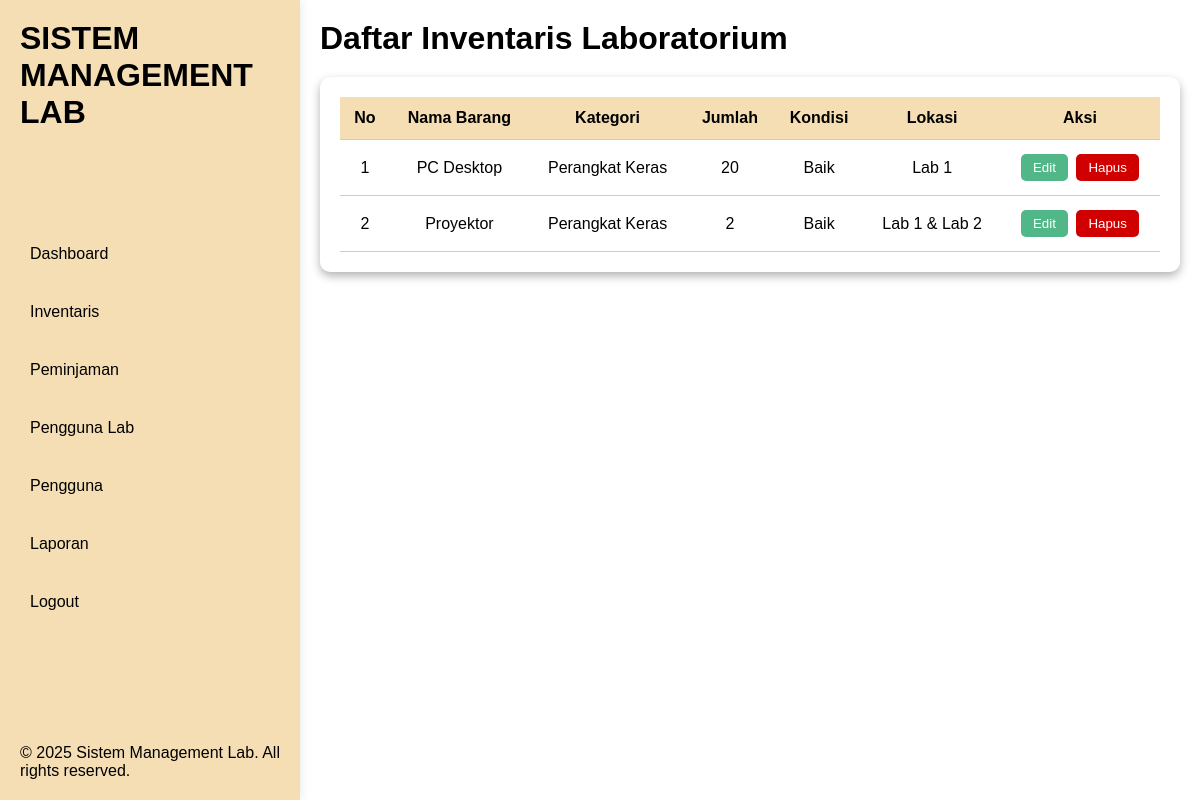
Page /php/inventaris.php on the committed database.
### tables this page shows
CREATE TABLE `inventaris` (
  `id` int(11) NOT NULL,
  `barang` varchar(100) NOT NULL,
  `kategori` varchar(100) NOT NULL,
  `jumlah` int(100) NOT NULL,
  `kondisi` varchar(100) NOT NULL,
  `lokasi` varchar(100) NOT NULL
);

### php/inventaris.php (the view, shortened to what this page needs)
<?php
    include "koneksi.php";
    $no = 1;
    $query = mysqli_query($koneksi, "SELECT * FROM inventaris ORDER BY id DESC");
?>
<!DOCTYPE html>
<html lang="id">
<head>
    <link rel="stylesheet" href="../css/inventaris.css">
</head>
<body>
    <?php include "sidebar.php"; ?>
    <div class="container">
        <header>
            <h1>Daftar Inventaris Laboratorium</h1>
        </header>
        <div class="inventaris-container">
            <table>
                <thead>
                    <tr>
                        <th>No</th>
                        <th>Nama Barang</th>
                        <th>Kategori</th>
                        <th>Jumlah</th>
                        <th>Kondisi</th>
                        <th>Lokasi</th>
                        <th>Aksi</th>
                    </tr>
                </thead>
                <tbody>
                    <?php while($data = mysqli_fetch_array($query)) { ?>
                    <tr>
                        <td><?= $no++ ; ?></td>
                        <td><?= $data['barang']; ?></td>
                        <td><?= $data['kategori']; ?></td>
                        <td><?= $data['jumlah']; ?></td>
                        <td><?= $data['kondisi']; ?></td>
                        <td><?= $data['lokasi']; ?></td>
                        <td>
                            <button class="edit">Edit</button>
                            <button class="delete">Hapus</button>
                        </td>
                    </tr>
                    <?php } ?>
                </tbody>
            </table>
        </div>
    </div>
</body>
</html>

### css/inventaris.css (style rules this page uses)
body { font-family: 'Segoe UI', Tahoma, Geneva, Verdana, sans-serif; margin: 0; padding: 0; }
.container { margin: 20px 20px 20px 320px; }
header h1 { color: black; margin-bottom: 20px; }
.inventaris-container { background-color: #ffffff; padding: 20px; border-radius: 10px; box-shadow: 0 4px 10px rgba(0,0,0,0.3); }
table { width: 100%; border-collapse: collapse; }
th, td { padding: 12px; border-bottom: 1px solid #ccc; text-align: center; }
th { background-color: wheat; color: black; }
button { padding: 6px 12px; border: none; border-radius: 5px; cursor: pointer; margin: 2px; color: white; }
button.edit { background-color: #52b788; }
button.delete { background-color: #d00000; }

### css/sidebar.css (style rules this page uses)
* { margin: 0; padding: 0; box-sizing: border-box; font-family: 'Lucida Sans', 'Lucida Sans Regular', 'Lucida Grande', 'Lucida Sans Unicode', Geneva, Verdana, sans-serif; }

### rows in the picture
inventaris: barang "PC Desktop", kategori "Perangkat Keras", jumlah "20", kondisi "Baik", lokasi "Lab 1"
inventaris: barang "Proyektor", kategori "Perangkat Keras", jumlah "2", kondisi "Baik", lokasi "Lab 1 & Lab 2"
